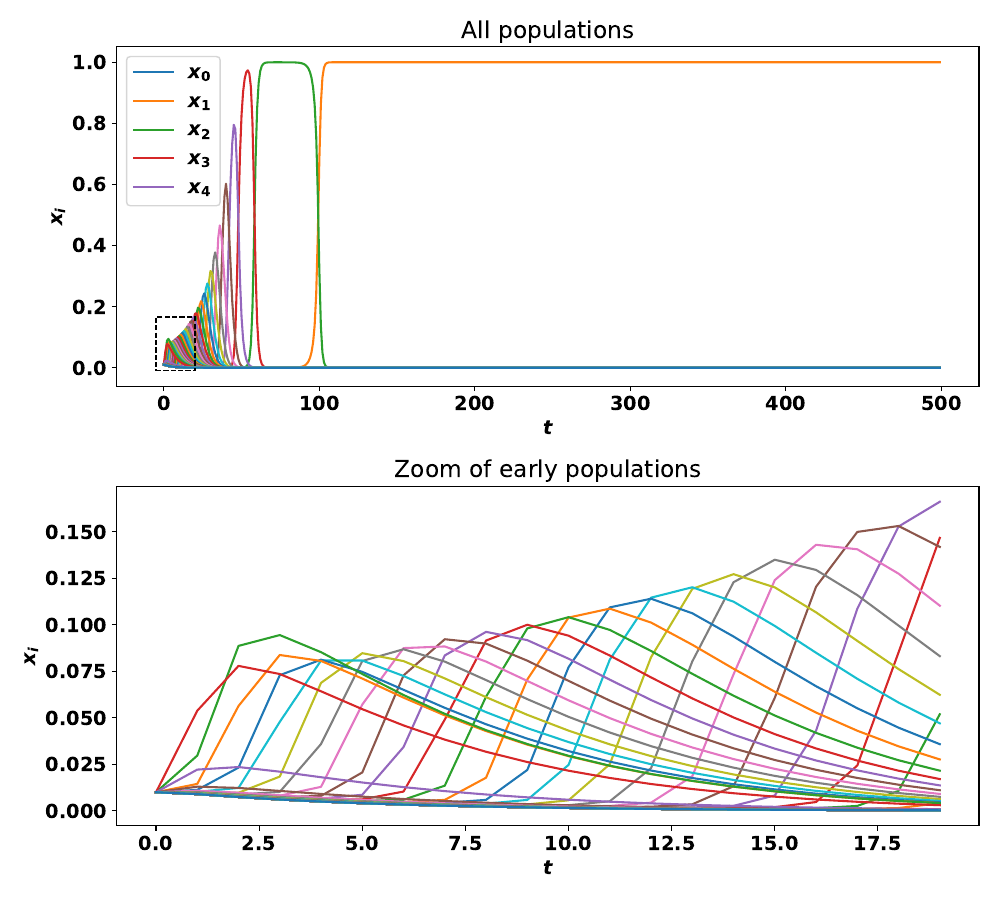

Write Python code to recreate this figure.
import numpy as np
import scipy.integrate

import matplotlib.pyplot as plt
import matplotlib.patches as patches

plt.rcParams.update({'font.size': 14, 'font.weight': 'bold'})

def get_uniform_population(N=101):
    return np.ones(N) / (N)

def get_distance_from_two_thirds(x):
    N = len(x)
    indices = np.arange(0, N)

    return (indices - 2/3 * np.sum(indices * x)) ** 2
    
def get_fitness(x=None):            

    return 1 / (1 + get_distance_from_two_thirds(x=x))

def get_derivative(x, t, N=101):
    
    fitness = get_fitness(x=x)
    phi = np.sum(x * fitness)

    return x * (fitness - phi)

ts = np.linspace(0, 1_000, 500)
x = get_uniform_population(N=101)
xs = scipy.integrate.odeint(func=get_derivative, y0=x, t=ts)

zoom = 20
number_of_labelled_strategies = 5
zoom_box_width_offset = 5
zoom_box_height_offset = 0.01

fig, (ax_2, ax_1) = plt.subplots(nrows=2, figsize=(10, 9))
for i, x in enumerate(xs.T):
    if i < number_of_labelled_strategies:
        ax_1.plot(x[:zoom], label=f"$x_{{{i}}}$")
        ax_2.plot(x, label=f"$x_{{{i}}}$")
    else:
        ax_1.plot(x[:zoom])
        ax_2.plot(x)

ax_1.set_xlabel("$t$")
ax_2.set_xlabel("$t$")
ax_1.set_ylabel("$x_i$")
ax_2.set_ylabel("$x_i$")

ax_1.set_title("Zoom of early populations")
ax_2.set_title("All populations")

ax_2.add_patch(
    patches.Rectangle(
        xy=(-zoom_box_width_offset, -zoom_box_height_offset), 
        width=zoom + zoom_box_width_offset,
        height=xs[:zoom].max() + zoom_box_height_offset, 
        fc='none', 
        color="black", 
        linewidth=1, 
        linestyle="dashed",
        zorder=2,
    )
)
ax_2.legend()
fig.tight_layout()
fig.savefig("main.pdf", transparent=True)
